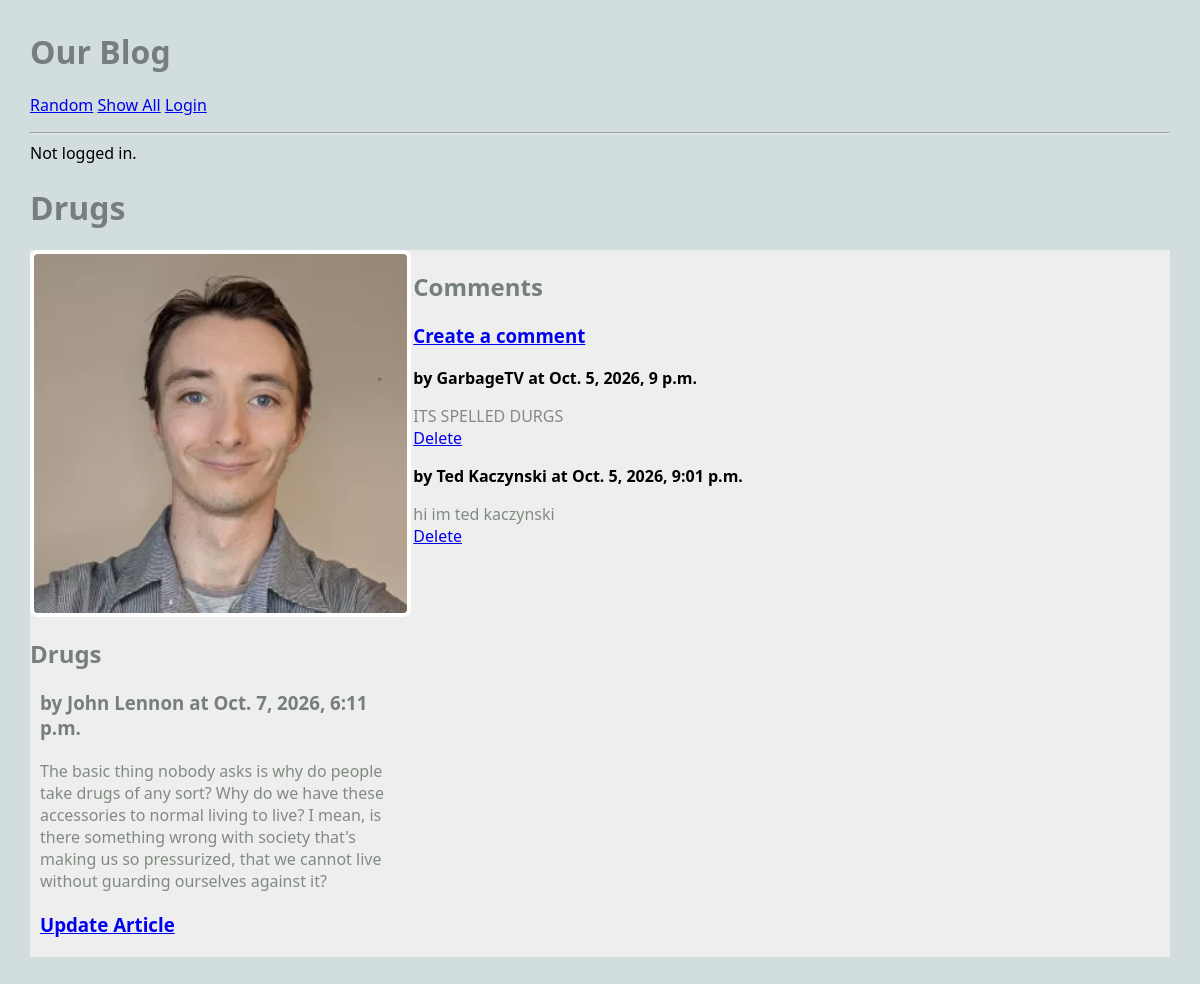
The page /blog/ on the database as committed earlier.
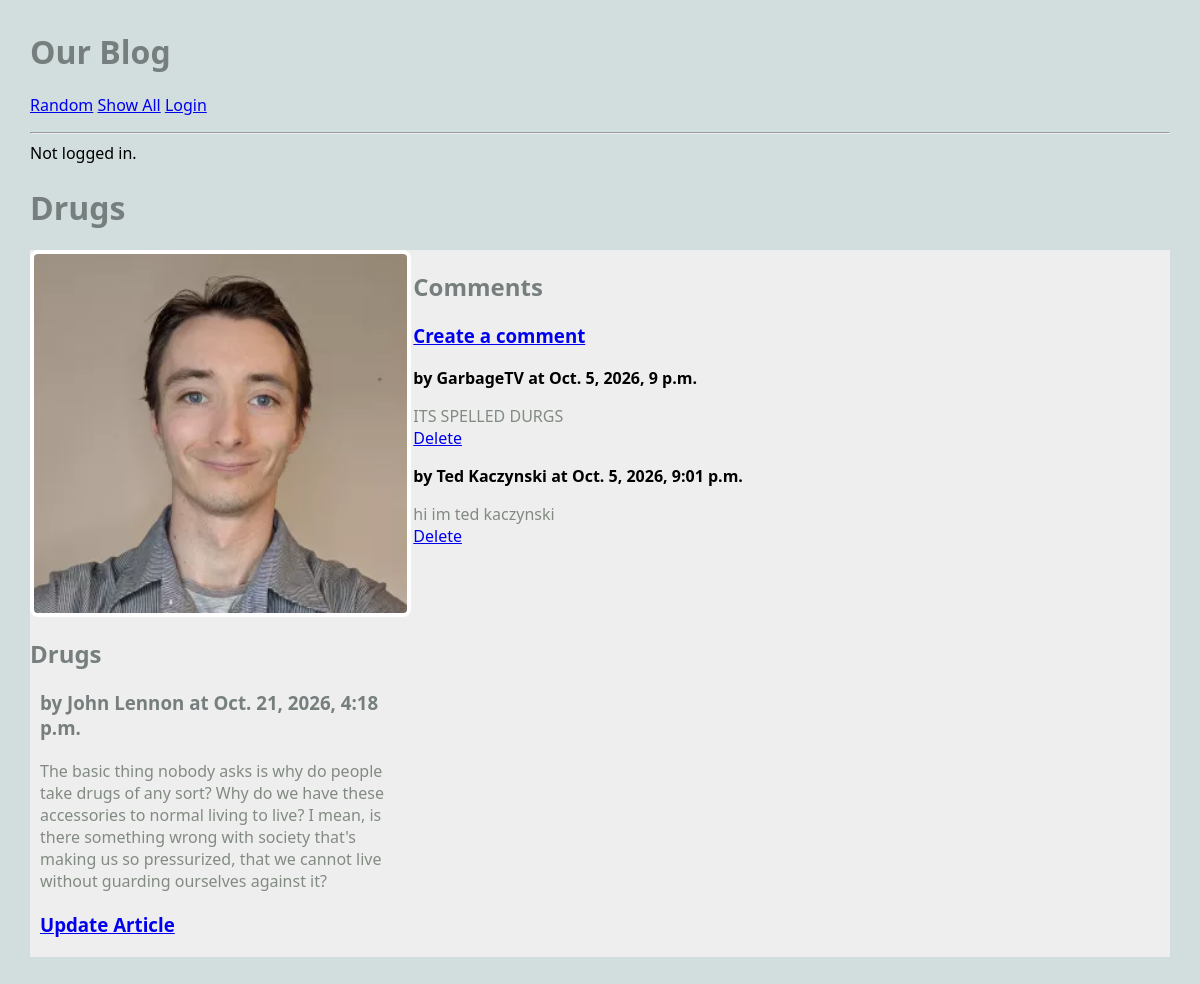
The same page on the database as committed later.
### blog/models.py (models this page shows, shortened)
class Article(models.Model):
    title = models.TextField(blank=True)
    author = models.TextField(blank=True)
    text = models.TextField(blank=True)
    published = models.DateTimeField(auto_now=True)
    image_file = models.ImageField(blank=True)
    user = models.ForeignKey(User, on_delete=models.CASCADE)
    def get_all_comments(self):
        comments = Comment.objects.filter(article=self)
        return comments

class Comment(models.Model):
    article = models.ForeignKey(Article, on_delete=models.CASCADE)
    author = models.TextField(blank=False)
    text = models.TextField(blank=False)
    published = models.DateTimeField(auto_now=True)

### blog/views.py (the view)
# urls.py: path('', RandomArticleView.as_view(), name="random"),
class RandomArticleView(DetailView):
    model = Article
    template_name="blog/article.html"
    context_object_name = "article"
    def get_object(self):
        all_articles = Article.objects.all()
        article = random.choice(all_articles)
        return article

### blog/templates/blog/article.html
{% extends 'blog/base.html' %}
{% block content %}
<h1>{{article.title}}</h1>
<main class="grid-container">
    <article>
        {% if article.image_file %}
            <img src="{{article.image_file.url}}">
        {% else %}
            <h3>No image</h3>
        {% endif %}
        <div>
            <h2>{{article.title}}</h2>
            <h3>by {{article.author}} at {{article.published}}</h3>
            <p>{{article.text}}</p>
            <h3>
                <a href="{% url 'update_article' article.pk %}">Update Article</a>
            </h3>
        </div>
    </article>
    <div>
        <h2>Comments</h2>
        <h3>
            <a href="{% url 'create_comment' article.pk %}">Create a comment</a>
        </h3>
            {% for comment in article.get_all_comments %}
                <div>
                    <strong>by {{comment.author}} at {{comment.published}}</strong>
                    <p>
                        {{comment.text}}
                        <br>
                        <a href="{% url 'delete_comment' comment.pk %}">Delete</a>
                    </p>
                </div>
            {% endfor %}
    </div>
</main>
{% endblock %}

### blog/templates/blog/base.html (shortened to what this page needs)
{% load static %}
<html>
    <head>
        <link rel="stylesheet" href="{% static 'blog/styles-blog.css' %}">
    </head>
    <body>
        <head>
            <h1>Our Blog</h1>
            <nav>
                <ul>
                    <li>
                        <a href="{% url 'random' %}">Random</a>
                    </li>
                    <li>
                        <a href="{% url 'show_all' %}">Show All</a>
                    </li>
                    {% if request.user.is_authenticated %}
                    <li>
                        <a href="{% url 'create_article' %}">Create</a>
                    </li>
                    <li>
                        <a href="{% url 'logout_form' %}">Logout</a>
                    </li>
                    {% else %}
                    <li>
                        <a href="{% url 'login' %}">Login</a>
                    </li>
                    {% endif %}
                </ul>
                <hr>
                {% if request.user.is_authenticated %}
                Logged in as: {{request.user}}
                {% else %}
                Not logged in.
                {% endif %}
            </nav>
        </head>
        {% block content %}
        {% endblock %}
    </body>
</html>

### static/blog/styles-blog.css (style rules this page uses)
body { margin: 30px; background: #d1dedd; font-family:'Segoe UI', Tahoma, Geneva, Verdana, sans-serif; }
ul, li { padding: 0px; list-style-type: none; }
h1, h2, h3 { color: #767f7e; }
p { color: #828b82; }
.grid-container { background: #eee; max-width: 900px; display: grid; grid-template-columns: repeat(3, 1fr); grid-gap: 10px; max-width: 1200px; margin: 20px auto; }
article img, article.featured img { width: 100%; border: 4px solid #fff; border-radius: 8px; }
article p, article h3 { margin: 20px 10px; }
nav li { display: inline; }

Rows that differ between the two databases and show on the page:
changed Article "Drugs": published "Oct. 7, 2026, 6:11 p.m." → "Oct. 21, 2026, 4:18 p.m."
